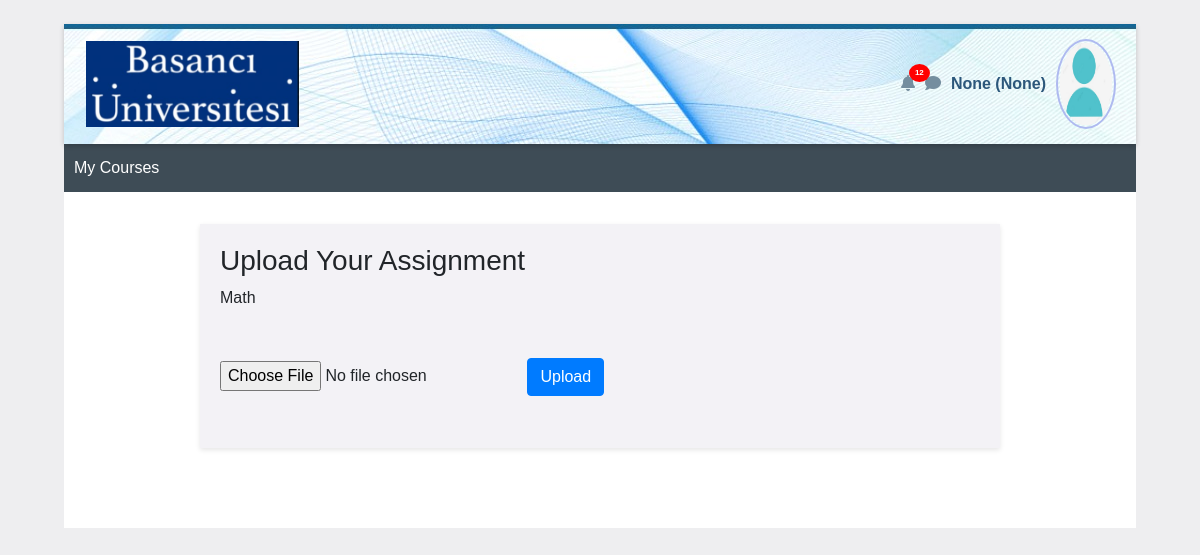
Page /student/2/upload_assignment/Math on the earlier database version.
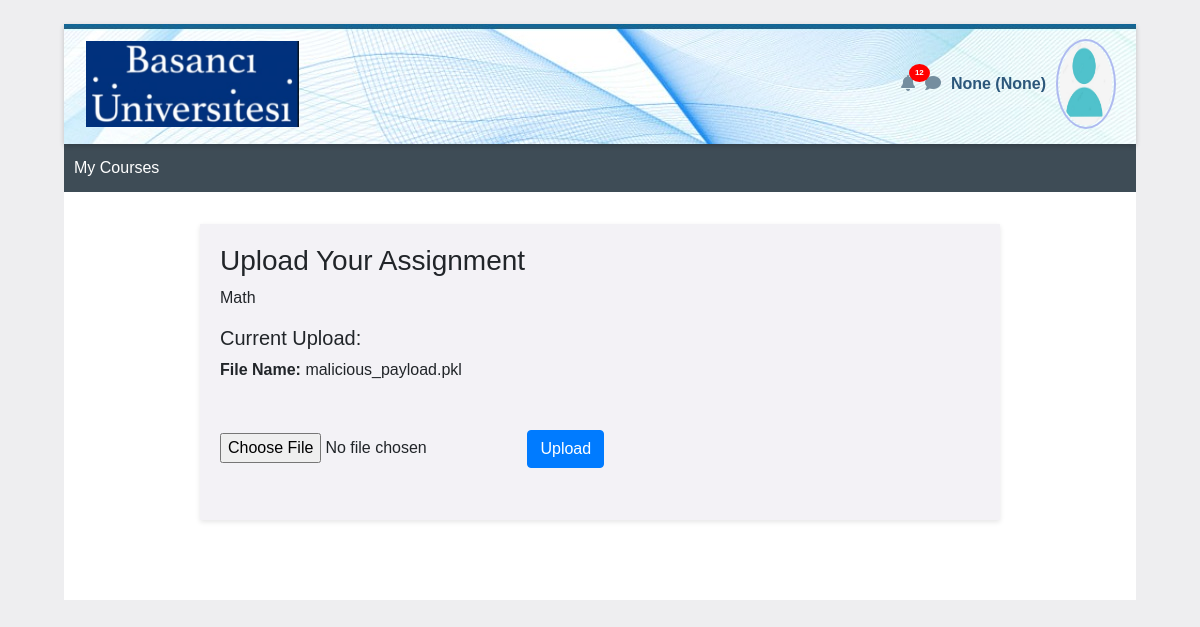
Same page on the later database version.
### tables this page shows
CREATE TABLE assignments (
            id INTEGER PRIMARY KEY,
            student_id INTEGER,
            course TEXT,
            file_data BLOB,
            file_name TEXT,
            FOREIGN KEY(student_id) REFERENCES users(id)
        );

### app/routes.py (the view, shortened to what this page needs)
@main.route('/student/<student_id>/upload_assignment/<course>', methods=['GET', 'POST'])
def upload_assignment(student_id, course):
    username = session.get('username')
    role = session.get('role')
    conn = sqlite3.connect('vulnerable.db')
    c = conn.cursor()
    c.execute("SELECT file_name, file_data FROM assignments WHERE student_id=? AND course=?", (student_id, course))
    existing_assignment = c.fetchone()
    file_name = None
    deserialized_data = None
    if existing_assignment:
        file_name = existing_assignment[0]  # Existing file name
        try:
            deserialized_data = pickle.loads(existing_assignment[1])
        except Exception as e:
            deserialized_data = f"Error deserializing data: {str(e)}"
    conn.close()
    return render_template('upload_assignment.html',
                           course=course,
                           student_id=student_id,
                           username=username,
                           role=role,
                           file_name=file_name,
                           deserialized_data=deserialized_data)

### app/templates/upload_assignment.html (shortened to what this page needs)
<!DOCTYPE html>
<html lang="en">
<head>
    <link rel="stylesheet" href="https://stackpath.bootstrapcdn.com/bootstrap/4.5.2/css/bootstrap.min.css">
    <link rel="stylesheet" href="https://cdnjs.cloudflare.com/ajax/libs/font-awesome/5.15.4/css/all.min.css">
</head>
<body>
    <div class="initialBox">
        <div class="navbar">
            <div>
                <img src="{{ url_for('static', filename='logo.png') }}" alt="Logo">
            </div>
            <div class="user-profile">
                <div class="notification">
                    <i class="fas fa-bell icn"></i>
                    <span class="notification-badge">12</span>
                </div>
                <div>
                    <i class="fas fa-comment icn"></i>
                </div>
                <div class="user-profile" onclick="toggleDropdown()">
                    <span class="user-name">{{ username }} <strong> ({{role}})</strong></span>
                    <img src="{{ url_for('static', filename='user.png') }}" alt="Profile" class="profile-img">
                </div>
            </div>
        </div>
        <div class="middle-bar">
            <a class="course" href="{{ url_for('main.student_dashboard', student_id=student_id) }}">My Courses</a>
        </div>
        <div class="urlWrapper">
            <div class="container">
                <h3>Upload Your Assignment</h3>
                <p>{{ course }}</p>
                {% if file_name %}
                <div>
                    <h5>Current Upload:</h5>
                    <p><strong>File Name:</strong> {{ file_name }}</p>
                </div>
                {% endif %}
                <form method="POST" enctype="multipart/form-data">
                    <input type="file" name="file" required>
                    <button type="submit" class="btn btn-primary">Upload</button>
                </form>
            </div>
</body>
</html>

Differences in the rows shown:
added assignments: course "Math", file_name "malicious_payload.pkl"
Other differences:
{{ course }}: "Math" → (not shown)
text now shown: "Current Upload: File Name:"
